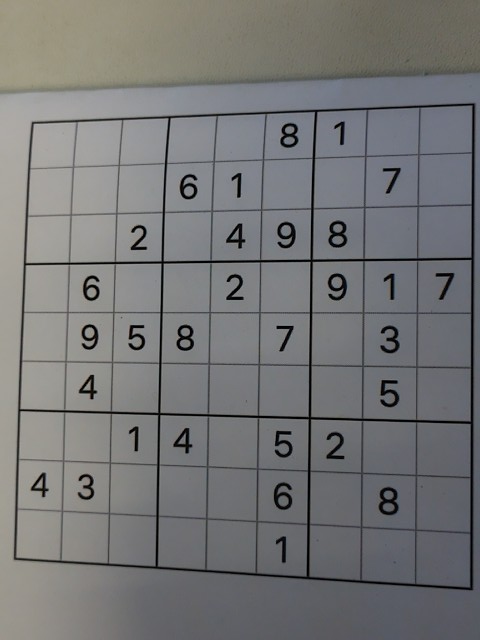
#> input picture sudoku_puzzle1.jpg, 480 x 640 px
$ python OCR.py
#> lines starting #> are read from the running program, lines starting #| are printed output that depends on the picture; after the words box and inside, x2 and y2 are one past the last pixel; in counts of white or black regions, pixels touching at a corner belong together
import cv2
import numpy as np
import pytesseract
import time

def order_points(pts):
    """Order the points of a contour into a top-left, top-right, bottom-right, bottom-left format."""
    rect = np.zeros((4, 2), dtype="float32")
    s = pts.sum(axis=1)
    rect[0] = pts[np.argmin(s)]       # Top-left
    rect[2] = pts[np.argmax(s)]       # Bottom-right

    diff = np.diff(pts, axis=1)
    rect[1] = pts[np.argmin(diff)]    # Top-right
    rect[3] = pts[np.argmax(diff)]    # Bottom-left

    return rect

def four_point_transform(image, pts):
    """Perform a perspective transform to obtain a top-down view of the Sudoku grid."""
    rect = order_points(pts)
    (tl, tr, br, bl) = rect

    # Compute the width and height of the new image
    widthA = np.linalg.norm(br - bl)
    widthB = np.linalg.norm(tr - tl)
    maxWidth = max(int(widthA), int(widthB))

    heightA = np.linalg.norm(tr - br)
    heightB = np.linalg.norm(tl - bl)
    maxHeight = max(int(heightA), int(heightB))

    dst = np.array([
        [0, 0],
        [maxWidth - 1, 0],
        [maxWidth - 1, maxHeight - 1],
        [0, maxHeight - 1]], dtype="float32")

    M = cv2.getPerspectiveTransform(rect, dst)
    warped = cv2.warpPerspective(image, M, (maxWidth, maxHeight))
    return warped


def scan_puzzle(image_path="puzzle.jpg"):
    """
    Scans the Sudoku puzzle from the given image and returns a 9x9 numpy array
    of the puzzle, with 0 for empty cells.
    """
#> called with image_path = 'sudoku_puzzle1.jpg'
    # Load the image
    image = cv2.imread(image_path)
#> image is the input picture: shape (640, 480, 3); mean B, G, R 118.7, 118.2, 117.9
    if image is None:
        raise FileNotFoundError(f"Could not load image from {image_path}")

    # Convert to grayscale
    gray = cv2.cvtColor(image, cv2.COLOR_BGR2GRAY)
    # Blur and threshold
    blurred = cv2.GaussianBlur(gray, (5, 5), 0)
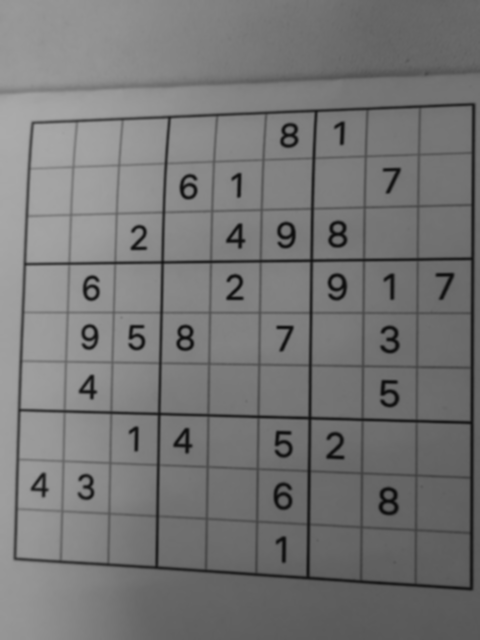
#> blurred: shape (640, 480); min 11, max 171, mean 118.1
    thresh = cv2.adaptiveThreshold(blurred, 255, cv2.ADAPTIVE_THRESH_GAUSSIAN_C,
                                   cv2.THRESH_BINARY, 11, 2)
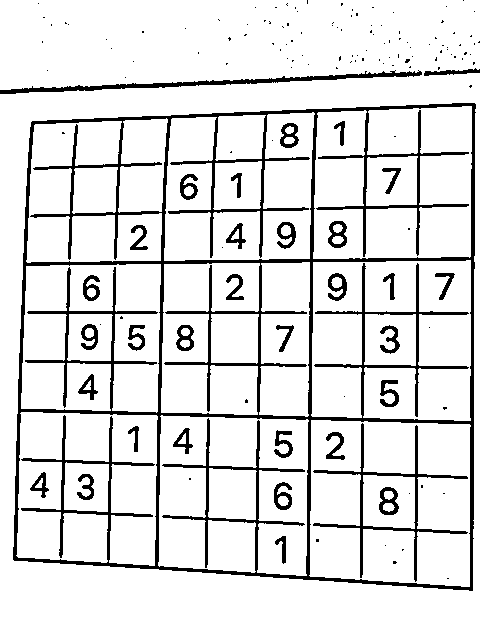
#> thresh: shape (640, 480); 88.4% white; 154 black regions (120 under 20 px), largest, box (x1, y1, x2, y2) and area: (13, 103, 476, 591) 25337, (0, 70, 422, 94) 1795, (313, 423, 468, 582) 1782
    thresh = cv2.bitwise_not(thresh)
#> thresh: shape (640, 480); 11.6% white; 154 white regions (120 under 20 px)

    # Find contours to detect the largest square (the Sudoku grid)
    contours, _ = cv2.findContours(thresh, cv2.RETR_EXTERNAL, cv2.CHAIN_APPROX_SIMPLE)
#> contours = 102 contours, 99 with area under 20; largest, box (x1, y1, x2, y2) and area: (13, 103, 476, 591) 209443, (0, 70, 422, 94) 1362, (424, 68, 480, 76) 154
    if not contours:
        raise ValueError("No contours found. Check the image quality.")

    # Assume largest contour is the Sudoku puzzle
    contour = max(contours, key=cv2.contourArea)
#> contour = contour of 161 points, box (x1, y1, x2, y2) (13, 103, 476, 591), area 209443

    # Approximate the contour to a polygon
    peri = cv2.arcLength(contour, True)
#> peri = 1860
    approx = cv2.approxPolyDP(contour, 0.02 * peri, True)
#> approx = [[475, 104], [32, 121], [13, 559], [472, 590]]
    if len(approx) != 4:
        raise ValueError("Sudoku grid not detected as a 4-sided polygon.")

    # Warp perspective to get a top-down view of the puzzle
    warped = four_point_transform(image, approx.reshape(4, 2))
#> in order_points, `s = pts.sum(axis=1)`: s = [579, 153, 572, 1062]
#> in order_points, `diff = np.diff(pts, axis=1)`: diff = [-371, 89, 546, 118]
#> in four_point_transform, `rect = order_points(pts)`: rect = [[32, 121], [475, 104], [472, 590], [13, 559]]
#> in four_point_transform, `(tl, tr, br, bl) = rect`: tl = [32, 121]; tr = [475, 104]; br = [472, 590]; bl = [13, 559]
#> in four_point_transform, `widthA = np.linalg.norm(br - bl)`: widthA = 460
#> in four_point_transform, `widthB = np.linalg.norm(tr - tl)`: widthB = 443.3
#> in four_point_transform, `maxWidth = max(int(widthA), int(widthB))`: maxWidth = 460
#> in four_point_transform, `heightA = np.linalg.norm(tr - br)`: heightA = 486
#> in four_point_transform, `heightB = np.linalg.norm(tl - bl)`: heightB = 438.4
#> in four_point_transform, `maxHeight = max(int(heightA), int(heightB))`: maxHeight = 486
#> in four_point_transform, `dst = np.array([ [0, 0], [maxWidth - 1, 0], [maxWidth - 1, maxHeight -..`: dst = [[0, 0], [459, 0], [459, 485], [0, 485]]
#> in four_point_transform, `M = cv2.getPerspectiveTransform(rect, dst)`: M = [[1.17, 0.0508, -43.63], [0.045, 1.17, -143.3], [0.00025, 9.65e-05, 1]]
#> in four_point_transform, `warped = cv2.warpPerspective(image, M, (maxWidth, maxHeight))`:
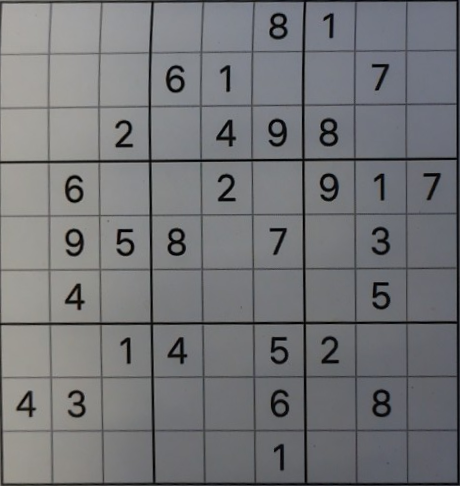
#> warped: shape (486, 460, 3); mean B, G, R 120.2, 117.6, 116.6

    # The warped image should now contain a clean, top-down Sudoku grid
    # Split into 9x9 cells
    puzzle = np.zeros((9, 9), dtype=int)
    warped_gray = cv2.cvtColor(warped, cv2.COLOR_BGR2GRAY)

    # Dimensions of each cell
    h, w = warped_gray.shape
#> h = 486; w = 460
    cell_height = h // 9
#> cell_height = 54
    cell_width = w // 9
#> cell_width = 51

    for row in range(9):
        for col in range(9):
            x_start = col * cell_width
            y_start = row * cell_height
            cell = warped[y_start:y_start+cell_height, x_start:x_start+cell_width]
            digit = extract_digit(cell)
            puzzle[row, col] = digit
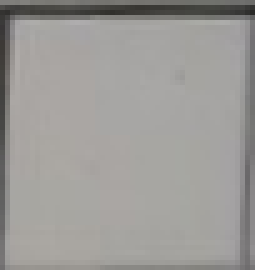
#> cell: shape (54, 51, 3) (shown 5 times larger); mean B, G, R 151.9, 154.8, 156.5

    return puzzle

if __name__ == "__main__":
    # Example usage:
    # Ensure you have a "puzzle.jpg" image in the same directory:
    # The image should contain a sudoku puzzle.
#> (the run stopped early here; a loop or call above may not have finished)

$ run again, with sudoku_puzzle.jpg copied over sudoku_puzzle1.jpg
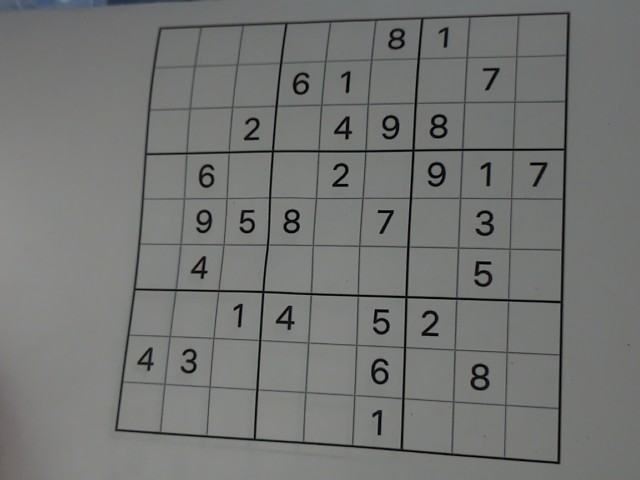
#> input picture sudoku_puzzle.jpg, 640 x 480 px
#> in scan_puzzle, image is the input picture: shape (480, 640, 3); mean B, G, R 116.1, 117.7, 116.4
#> in scan_puzzle, `thresh = cv2.adaptiveThreshold(blurred, 255, cv2.ADAPTIVE_THRESH_GAUSS..`:
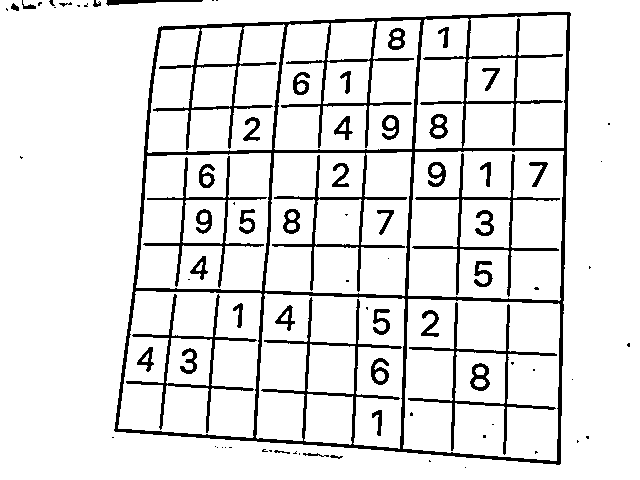
#> thresh: shape (480, 640); 89.7% white; 84 black regions (41 under 20 px), largest, box (x1, y1, x2, y2) and area: (114, 12, 571, 465) 18783, (408, 302, 557, 455) 1699, (412, 153, 560, 297) 1630
#> contours = 37 contours, 31 with area under 20; largest, box (x1, y1, x2, y2) and area: (114, 12, 571, 465) 183090, (106, 0, 203, 6) 187, (22, 0, 36, 9) 32, (11, 3, 19, 11) 29, (303, 453, 329, 457) 22, (93, 0, 101, 7) 22
#> contour = contour of 227 points, box (x1, y1, x2, y2) (114, 12, 571, 465), area 183090
#> peri = 1758
#> approx = [[570, 13], [159, 27], [114, 430], [559, 464]]
#> s = [583, 186, 544, 1023]
#> diff = [-557, -132, 316, -95]
#> rect = [[159, 27], [570, 13], [559, 464], [114, 430]]
#> tl = [159, 27]; tr = [570, 13]; br = [559, 464]; bl = [114, 430]
#> widthA = 446.3
#> widthB = 411.2
#> maxWidth = 446
#> heightA = 451.1
#> heightB = 405.5
#> maxHeight = 451
#> dst = [[0, 0], [445, 0], [445, 450], [0, 450]]
#> M = [[1.27, 0.142, -206.3], [0.0437, 1.28, -41.57], [0.000295, 0.000257, 1]]
#> after the loop in scan_puzzle, `for row in range(9):`:
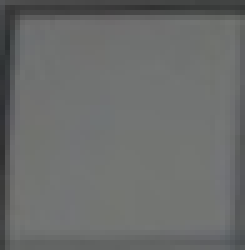
#> cell: shape (50, 49, 3) (shown 5 times larger); mean B, G, R 107.1, 108.1, 106.4
